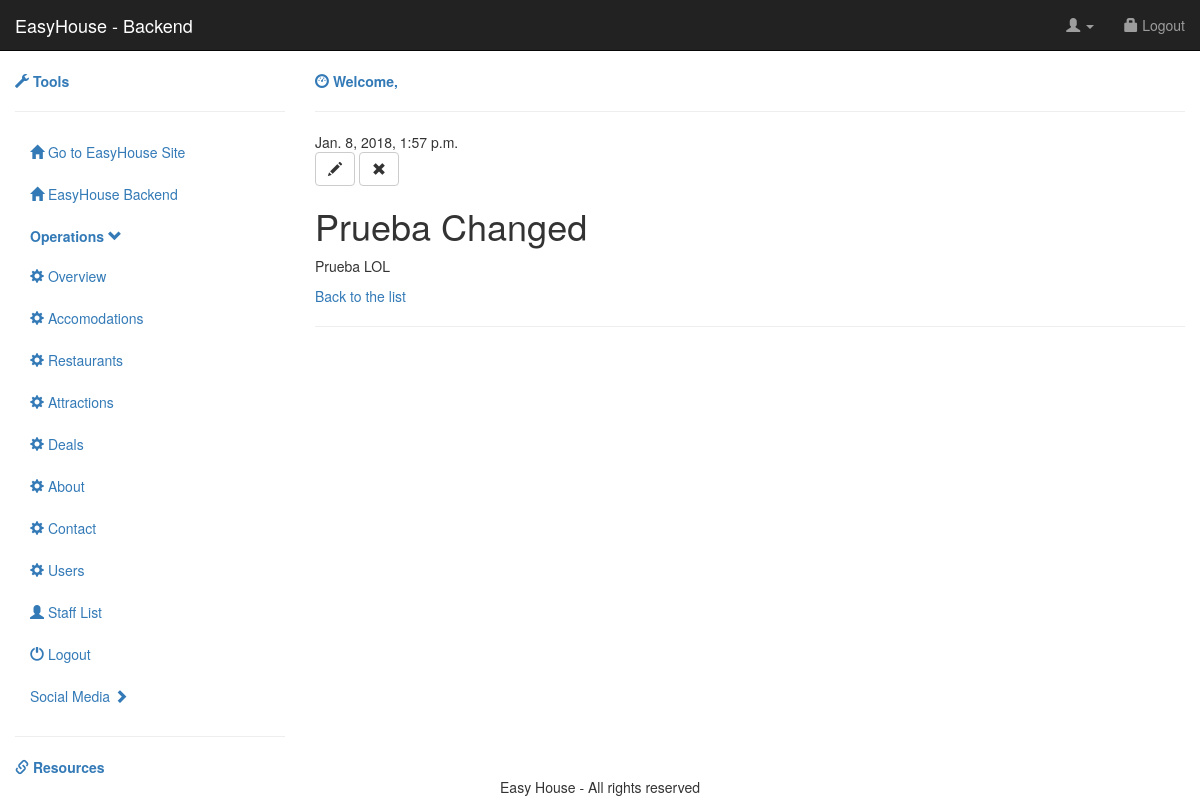
The app's page /backend/landing/restaurant/1/ with its own data.
### backend/models.py (models this page shows)
class Restaurants(models.Model):
	author = models.ForeignKey('auth.User',on_delete=models.CASCADE)
	title = models.CharField(max_length=200)
	text = models.TextField()
	created_date = models.DateTimeField(
			default=timezone.now)
	published_date = models.DateTimeField(
			blank=True, null=True)

### backend/views.py (the view)
# urls.py: url(r'^backend/landing/restaurant/(?P<pk>\d+)/$', views.landing_restaurant_detail, name='landing_restaurant_detail'),
def landing_restaurant_detail(request, pk):
	section = get_object_or_404(Restaurants, pk=pk)
	return render(request, 'backend/landing_restaurant_detail.html', {'section': section})

### backend/templates/backend/landing_restaurant_detail.html
{% extends 'backend/backend.html' %}
{% load staticfiles %}
{% block content %}
 <div class="section">
        {% if section.published_date %}
            <div class="date">
                {{ section.published_date }}
            </div>
        {% endif %}
        <a class="btn btn-default" href="{% url 'backend:landing_restaurant_edit' pk=section.pk %}"><span class="glyphicon glyphicon-pencil"></span></a>
        <a class="btn btn-default" href="{% url 'backend:landing_restaurant_remove' pk=section.pk %}"><span class="glyphicon glyphicon-remove"></span></a>
        <h1>{{ section.title }}</h1>
        <p>{{ section.text|linebreaksbr }}</p>
</div>
<p><a href="{% url 'backend:backend_ops_landing' %}">Back to the list</a></p>
{% endblock %}

### records on screen
Restaurants: published_date "Jan. 8, 2018, 1:57 p.m.", title "Prueba Changed", text "Prueba LOL"
